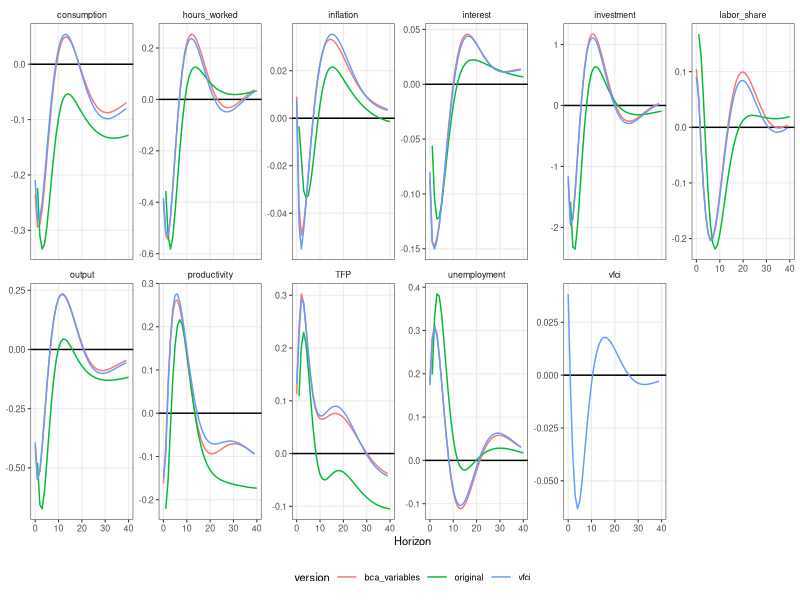
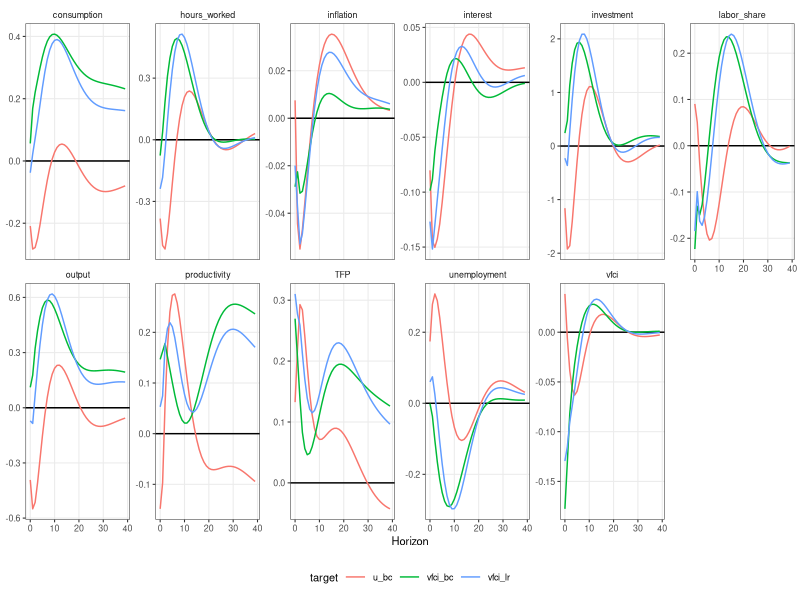

Generate these figures, in order, with R:
## ---- chunk 1
require(here)
require(data.table)
require(ggplot2)
## ---- chunk 2
df <- fread(here("./data/vfciBC_classical_VAR_IRF.csv"))
vfci <- fread(here("./data/vfciBC_data.csv"))
## ---- chunk 3
df[target == "u_bc"] |>
    ggplot(aes(
        x = h,
        y = value,
        color = version
    )) +
    geom_hline(yintercept = 0) +
    geom_line() +
    facet_wrap(vars(variable), nrow = 2, scales = "free_y") +
    labs(x = "Horizon", y = NULL) +
    theme_bw(base_size = 8) +
    theme(
        legend.position = "bottom",
        strip.background = element_blank(),
        panel.grid.minor = element_blank()
        )
## ---- chunk 4
df[version == "vfci"] |>
    ggplot(aes(
        x = h,
        y = value,
        color = target
    )) +
    geom_hline(yintercept = 0) +
    geom_line() +
    facet_wrap(vars(variable), nrow = 2, scales = "free_y") +
    labs(x = "Horizon", y = NULL) +
    theme_bw(base_size = 8) +
    theme(
        legend.position = "bottom",
        strip.background = element_blank(),
        panel.grid.minor = element_blank()
        )
